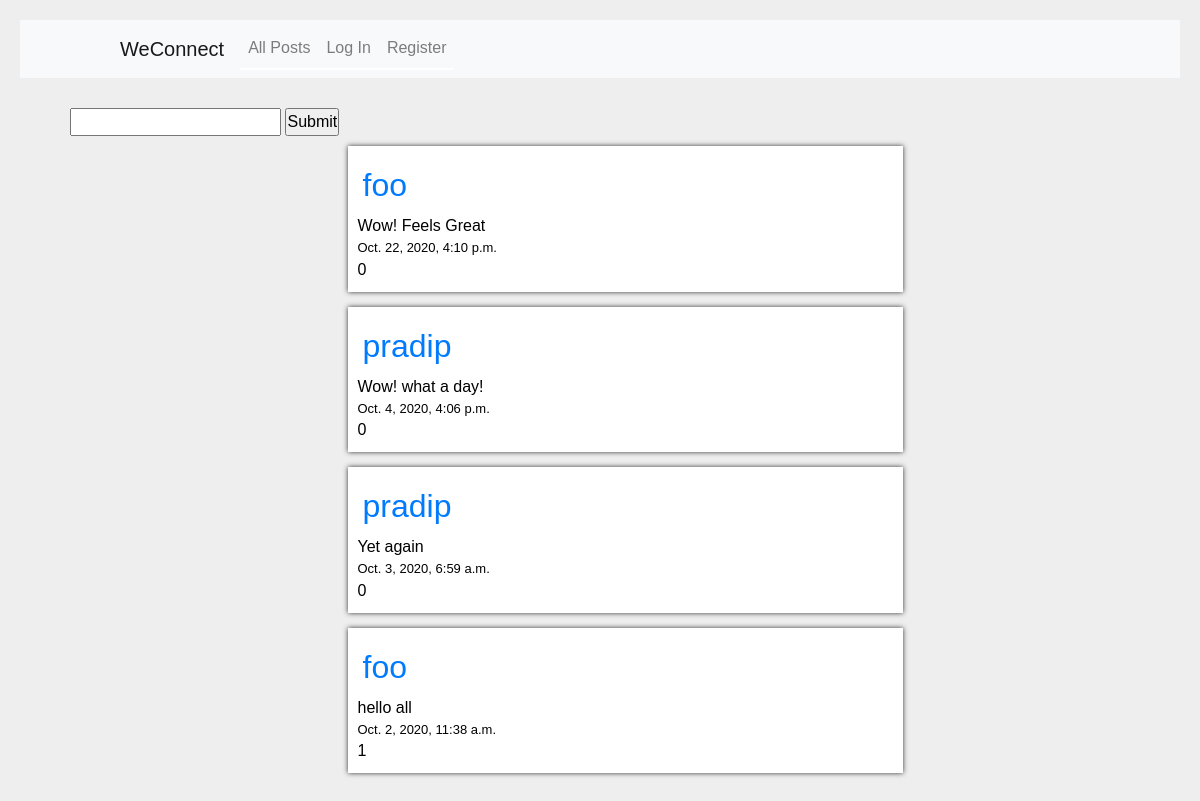
The app's page /, older data.
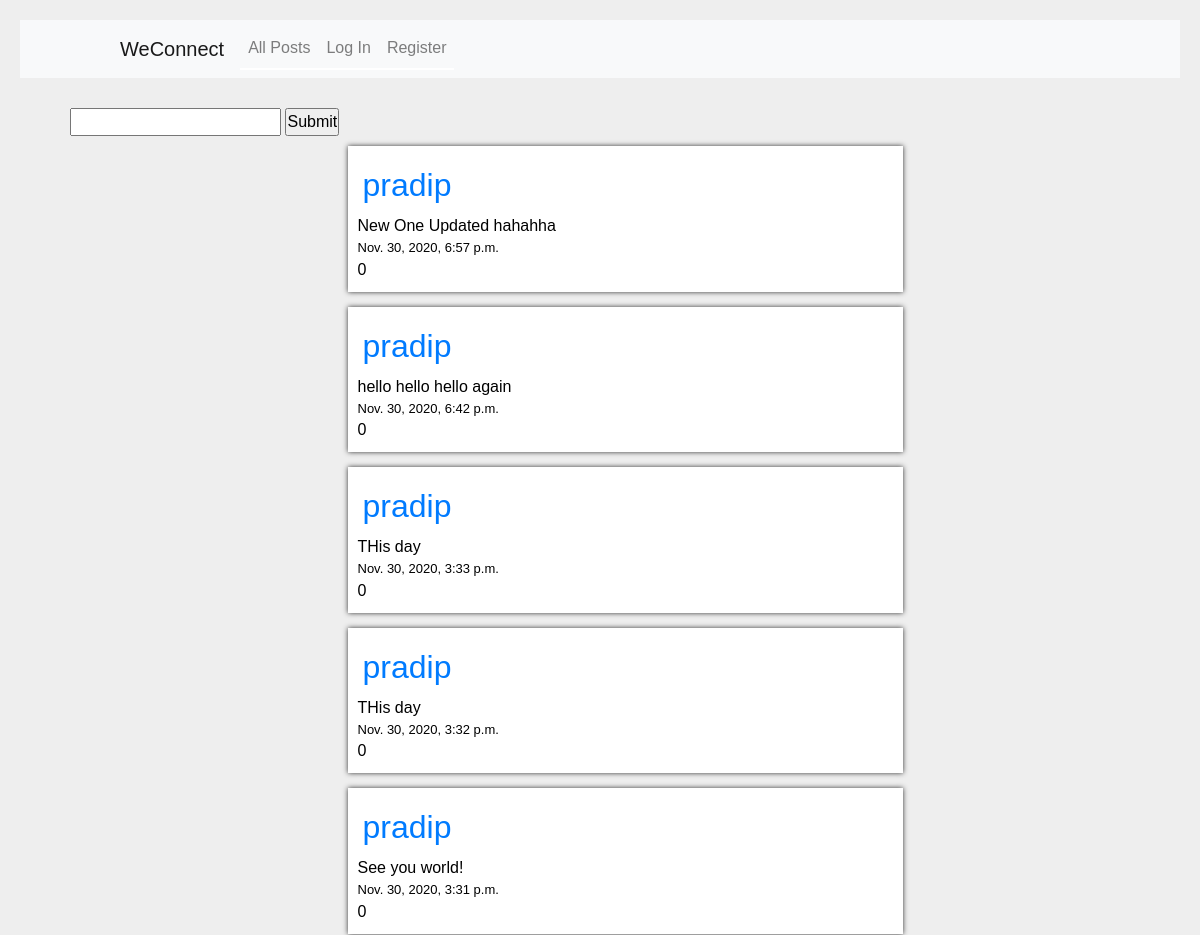
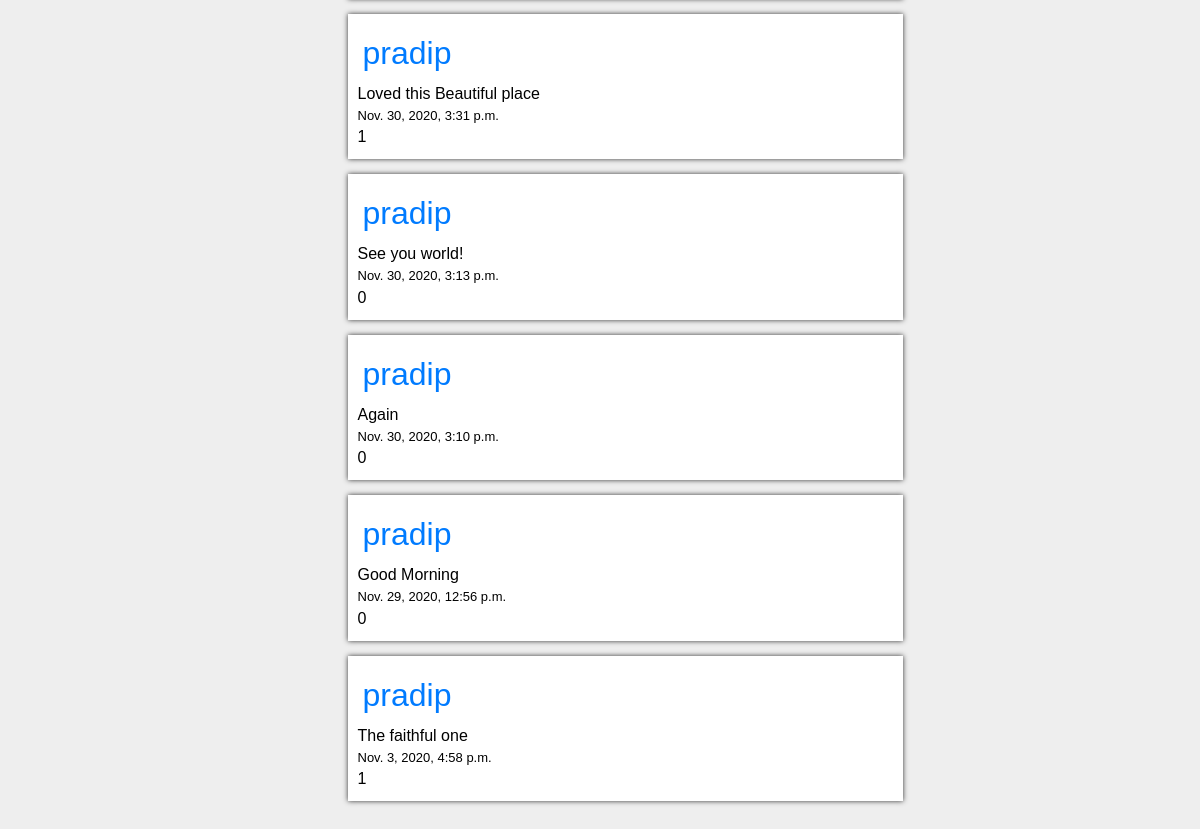
The same page, newer data (2 pictures, top to bottom).
### network/models.py (models this page shows, shortened)
class Posts(models.Model):
	id = models.AutoField(primary_key=True)
	creator = models.ForeignKey("User",related_name="profile",on_delete=models.CASCADE)
	content = models.CharField(blank=False, max_length=1000)
	timestamp = models.DateTimeField(auto_now_add=True)
	likes = models.IntegerField(default=0)
	likedby = models.ManyToManyField("User",related_name="likers",blank=True)

class User(AbstractUser):
    following = models.ManyToManyField("self",symmetrical=False,related_name="followers",blank=True)
    pass

### network/views.py (the view)
# urls.py: path("", views.index, name="index"),
def index(request):
    po = Posts.objects.all().order_by('-timestamp').reverse()
    post = po.reverse()
    my_liked=[]
    if request.user.is_authenticated:
        me=request.user.username
        person=User.objects.get(username=me)
        my_liked=person.likers.all()
    p=Paginator(post,10) #Paginate to get 10 posts at a time
    if request.GET.get('page'):
        pgn=request.GET.get('page')
        if (int(pgn)<=p.num_pages):
            send=p.page(pgn)
        else:
            send=p.page(1)
    else:
        send=p.page(1)
    album=[]
    for thing in send:
        pics=thing.pics.all()
        album.append(pics)
    return render(request, "network/index.html",{
        'post':send,
        'num':p.num_pages,
        'my_liked':my_liked,
        'album':album
    })

### network/templates/network/index.html (shortened to what this page needs)
{% extends "network/layout.html" %}
{% block body %}
    <div id="create_post">
        <form method="post" action="{% url 'upload' %}">
            <input type="textbox" name="content">
            <input type="submit">
        </form>
    </div>
    {% for item in post %}
        <div class="post">
            <a href="/profile/{{item.creator}}">
                <span class="creator">{{item.creator}}</span>
            </a>
            {{item.content}}
            <div class="timestamp">{{item.timestamp}}</div>
            {%if item in my_liked%}
                <div class="actions" data-press="{{item.id}}" data-status="liked" id="liked">{{item.likes}}</div>
            {% else %}
                <div class="actions" data-press="{{item.id}}" data-status="not_liked" id="not_liked">{{item.likes}}</div>
            {% endif %}
        </div>
    {% endfor %}
{% endblock %}

Row changes from the older to the newer data that the page shows:
no longer on this page (row unchanged): Posts: creator "foo", content "Wow! Feels Great", timestamp "Oct. 22, 2020, 4:10 p.m.", likes "0"
removed Posts: creator "pradip", content "Wow! what a day!", timestamp "Oct. 4, 2020, 4:06 p.m.", likes "0"
removed Posts: creator "pradip", content "Yet again", timestamp "Oct. 3, 2020, 6:59 a.m.", likes "0"
removed Posts: creator "foo", content "hello all", timestamp "Oct. 2, 2020, 11:38 a.m.", likes "1"
added Posts: creator "pradip", content "New One Updated hahahha", timestamp "Nov. 30, 2020, 6:57 p.m.", likes "0"
added Posts: creator "pradip", content "hello hello hello again", timestamp "Nov. 30, 2020, 6:42 p.m.", likes "0"
added Posts: creator "pradip", content "THis day", timestamp "Nov. 30, 2020, 3:33 p.m.", likes "0"
added Posts: creator "pradip", content "THis day", timestamp "Nov. 30, 2020, 3:32 p.m.", likes "0"
added Posts: creator "pradip", content "See you world!", timestamp "Nov. 30, 2020, 3:31 p.m.", likes "0"
added Posts: creator "pradip", content "Loved this Beautiful place", timestamp "Nov. 30, 2020, 3:31 p.m.", likes "1"
added Posts: creator "pradip", content "See you world!", timestamp "Nov. 30, 2020, 3:13 p.m.", likes "0"
added Posts: creator "pradip", content "Again", timestamp "Nov. 30, 2020, 3:10 p.m.", likes "0"
added Posts: creator "pradip", content "Good Morning", timestamp "Nov. 29, 2020, 12:56 p.m.", likes "0"
added Posts: creator "pradip", content "The faithful one", timestamp "Nov. 3, 2020, 4:58 p.m.", likes "1"
